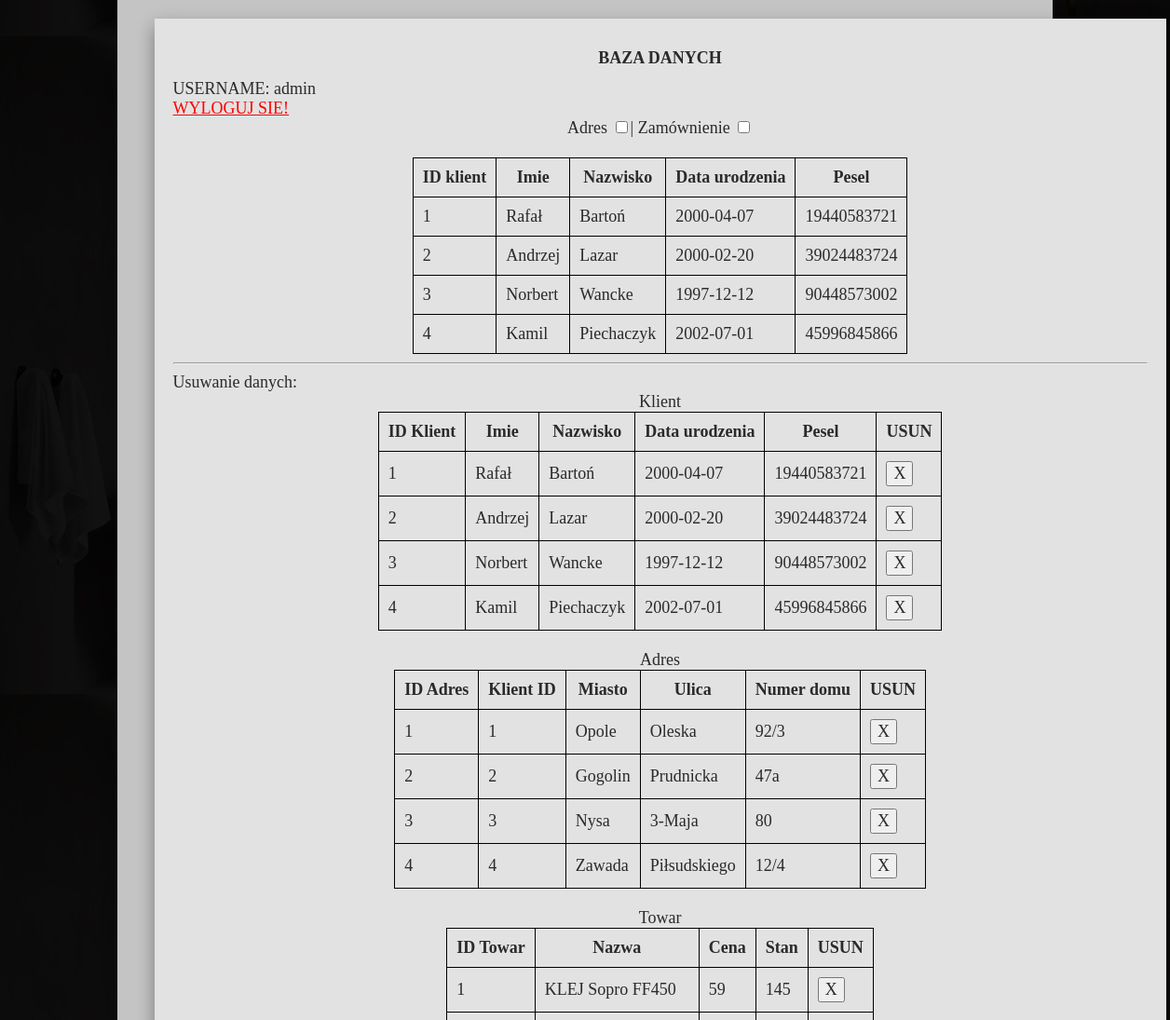
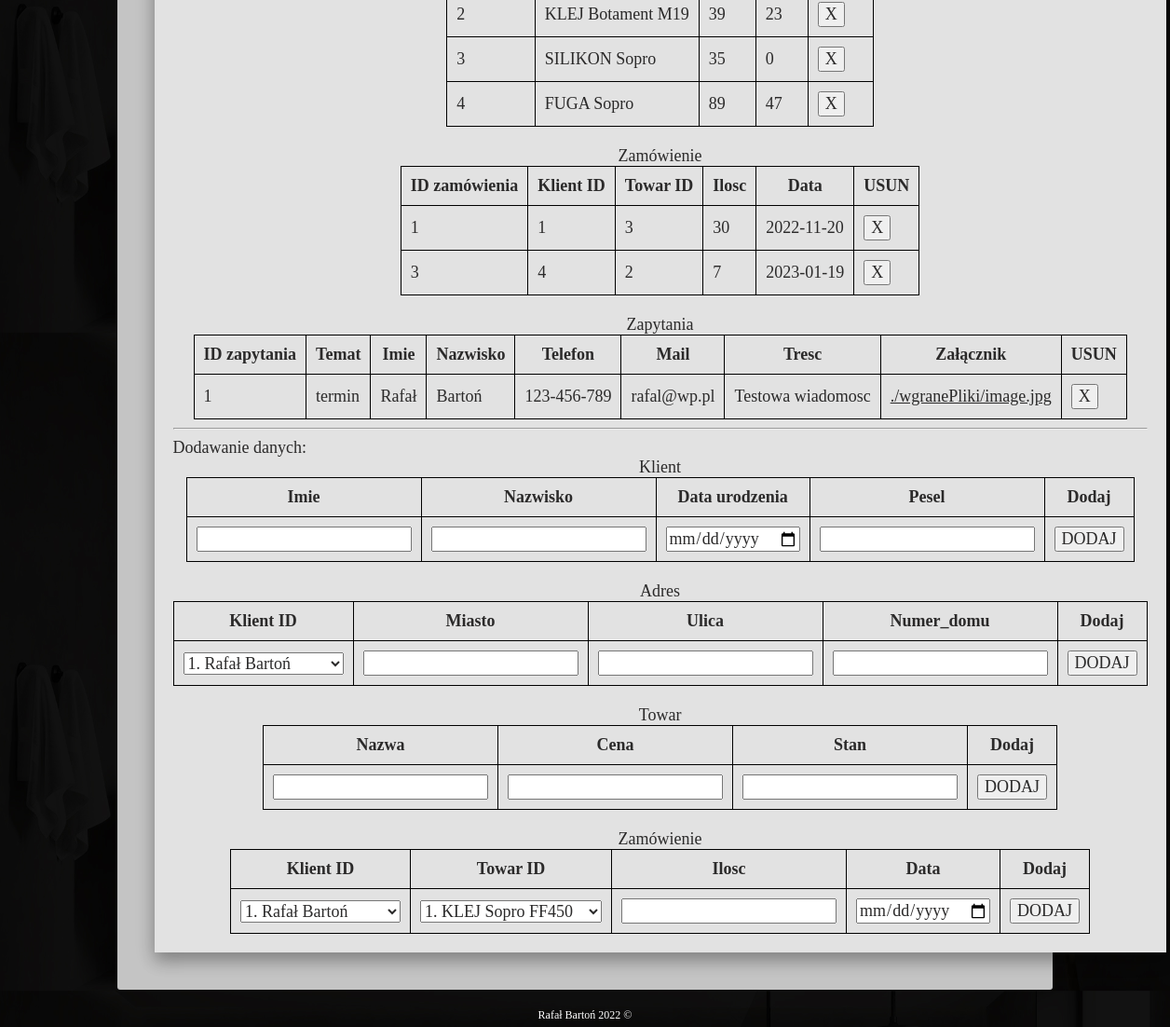
The app's page /zalog.php (signed in) with its own data (2 pictures, top to bottom).
### tables this page shows
CREATE TABLE `klient` (
  `id_klient` int(11) NOT NULL,
  `Imie` text NOT NULL,
  `Nazwisko` text NOT NULL,
  `data_ur` date NOT NULL,
  `pesel` varchar(11) NOT NULL
);

CREATE TABLE `adres` (
  `id_adres` int(11) NOT NULL,
  `klient_id` int(11) NOT NULL,
  `miasto` text NOT NULL,
  `ulica` text NOT NULL,
  `numer_domu` varchar(10) NOT NULL
);

CREATE TABLE `towar` (
  `id_towar` int(11) NOT NULL,
  `nazwa` text NOT NULL,
  `cena` double NOT NULL,
  `stan` int(11) NOT NULL
);

CREATE TABLE `zamowienie` (
  `id_zam` int(11) NOT NULL,
  `klient_id` int(11) NOT NULL,
  `towar_id` int(11) NOT NULL,
  `ilosc` int(11) NOT NULL,
  `data` date NOT NULL
);

CREATE TABLE `zapytanie` (
  `id_zap` int(11) NOT NULL,
  `temat` text NOT NULL,
  `imie` text NOT NULL,
  `nazwisko` text NOT NULL,
  `telefon` text NOT NULL,
  `mail` text NOT NULL,
  `tresc` text NOT NULL,
  `zalacznik` text NOT NULL
);

### zalog.php (the view, shortened to what this page needs)
<!DOCTYPE html>
<html lang="PL">
<head>
    <link rel="stylesheet" href="style.css">
    <link rel="stylesheet" href="respo.css">
    <link rel="stylesheet" href="fontello/css/animation.css">
    <link rel="stylesheet" href="fontello/css/fontello.css">
</head>
<body>
<?php
    $baza = new mysqli("localhost","root","","strona_studia");
    $baza->set_charset("utf8");
?>
    <div id="wrapper" >
        <div id="main">
        <div class="respo_1">
            <div class="respo_2 prod">
                <h1 class="center"> BAZA DANYCH</h1>
                <div>
                    <p>USERNAME: <?=$_SESSION['login']?></p>
                    <p style="text-align: left;"><a style="color:red;" href="wylog.php">WYLOGUJ SIE!</a></p>
                    <p style="text-align:center;">
                    <span>Adres </span><input type="checkbox" name="c" id="check1" onchange="tabelka()"><span>|</span>
                    <span>Zamównienie </span><input type="checkbox" name="c2" id="check2" onchange="tabelka()"><br>
                    <br>
                    </p>
                    <table id="tab1" style="margin-left: auto; margin-right: auto;">
                        <tr>
                            <th>ID klient</th>
                            <th>Imie</th>
                            <th>Nazwisko</th>
                            <th>Data urodzenia</th>
                            <th>Pesel</th>
                        </tr>
                    <?php
                    $zap = "SELECT * FROM klient";
                    $wynik = $baza->query($zap);
                    while($pom = $wynik->fetch_assoc() ){
                       ?>
                       <tr>
                            <td><?=$pom['id_klient']?></td>
                            <td><?=$pom['Imie']?></td>
                            <td><?=$pom['Nazwisko']?></td>
                            <td><?=$pom['data_ur']?></td>
                            <td><?=$pom['pesel']?></td>
                        </tr>
                       <?php
                    }
                    ?>
                    </table>
                    <hr>
                    <p>Usuwanie danych:</p>
                    <form action="" method="post">
                    <table style="margin-left: auto; margin-right: auto;">
                    <caption>Klient</caption>
                        <tr>
                            <th>ID Klient</th>
                            <th>Imie</th>
                            <th>Nazwisko</th>
                            <th>Data urodzenia</th>
                            <th>Pesel</th>
                            <th>USUN</th>
                        </tr>
                    <?php
                    $zap = "SELECT * FROM klient";
                    $wynik = $baza->query($zap);
                    while($pom = $wynik->fetch_assoc() ){
                       ?>
                       <tr>
                            <td><?=$pom['id_klient']?></td>
                            <td><?=$pom['Imie']?></td>
                            <td><?=$pom['Nazwisko']?></td>
                            <td><?=$pom['data_ur']?></td>
                            <td><?=$pom['pesel']?></td><input type="text" hidden value="usun" name="usun_k">
                            <td><input type="submit" name="<?=$pom['id_klient']?>" VALUE="X"></td>
                        </tr>
                       <?php
                    }
                    ?>
                    </table>
                    </form>
                    <form action="" method="post">
                    <br>
                    <table style="margin-left: auto; margin-right: auto;">
                    <caption>Adres</caption>
                        <tr>
                            <th>ID Adres</th>
                            <th>Klient ID</th>
                            <th>Miasto</th>
                            <th>Ulica</th>
                            <th>Numer domu</th>
                            <th>USUN</th>
                        </tr>
                    <?php
                    $zap = "SELECT * FROM adres";
                    $wynik = $baza->query($zap);
                    while($pom = $wynik->fetch_assoc() ){
                       ?>
                       <tr>
                            <td><?=$pom['id_adres']?></td>
                            <td><?=$pom['klient_id']?></td>
                            <td><?=$pom['miasto']?></td>
                            <td><?=$pom['ulica']?></td>
                            <td><?=$pom['numer_domu']?></td><input type="text" hidden value="usun" name="usun_a">
                            <td><input type="submit" name="<?=$pom['id_adres']?>" VALUE="X"></td>
                        </tr>
                       <?php
                    }
                    ?>
                    </table>
                    </form>
                    <form action="" method="post">
                    <br>
                    <table style="margin-left: auto; margin-right: auto;">
                    <caption>Towar</caption>
                        <tr>
                            <th>ID Towar</th>
                            <th>Nazwa</th>
                            <th>Cena</th>
                            <th>Stan</th>
                            <th>USUN</th>
                        </tr>
                    <?php
                    $zap = "SELECT * FROM towar";
                    $wynik = $baza->query($zap);
                    while($pom = $wynik->fetch_assoc() ){
                       ?>
                       <tr>
                            <td><?=$pom['id_towar']?></td>
                            <td><?=$pom['nazwa']?></td>
                            <td><?=$pom['cena']?></td>
                            <td><?=$pom['stan']?></td><input type="text" hidden value="usun" name="usun_t">
                            <td><input type="submit" name="<?=$pom['id_towar']?>" VALUE="X"></td>
                        </tr>
                       <?php
                    }
                    ?>
                    </table>
                    </form>
                    <form action="" method="post">
                    <br>
                    <table style="margin-left: auto; margin-right: auto;">
                    <caption>Zamówienie</caption>
                        <tr>
                            <th>ID zamówienia</th>
                            <th>Klient ID</th>
                            <th>Towar ID</th>
                            <th>Ilosc</th>
                            <th>Data</th>
                            <th>USUN</th>
                        </tr>
                    <?php
                    $zap = "SELECT * FROM zamowienie";
                    $wynik = $baza->query($zap);
                    while($pom = $wynik->fetch_assoc() ){
                       ?>
                       <tr>
                            <td><?=$pom['id_zam']?></td>
                            <td><?=$pom['klient_id']?></td>
                            <td><?=$pom['towar_id']?></td>
                            <td><?=$pom['ilosc']?></td>
                            <td><?=$pom['data']?></td><input type="text" hidden value="usun" name="usun_z">
                            <td><input type="submit" name="<?=$pom['id_zam']?>" VALUE="X"></td>
                        </tr>
                       <?php
                    }
                    ?>
                    </table>
                    </form>
                    <form action="" method="post">
                    <br>
                    <table style="margin-left: auto; margin-right: auto;">
                    <caption>Zapytania</caption>
                        <tr>
                            <th>ID zapytania</th>
                            <th>Temat</th>
                            <th>Imie</th>
                            <th>Nazwisko</th>
                            <th>Telefon</th>
                            <th>Mail</th>
                            <th>Tresc</th>
                            <th>Załącznik</th>
                            <th>USUN</th>
                        </tr>
                    <?php
                    $zap = "SELECT * FROM zapytanie";
                    $wynik = $baza->query($zap);
                    while($pom = $wynik->fetch_assoc() ){
                       ?>
                       <tr>
                            <td><?=$pom['id_zap']?></td>
                            <td><?=$pom['temat']?></td>
                            <td><?=$pom['imie']?></td>
                            <td><?=$pom['nazwisko']?></td>
                            <td><?=$pom['telefon']?></td>
                            <td><?=$pom['mail']?></td>
                            <td><?=$pom['tresc']?></td>
                            <td><a target="_blank" href="<?=$pom['zalacznik']?>"><?=$pom['zalacznik']?></a><input type="text" hidden value="usun" name="usun_zap">
                            <td><input type="submit" name="<?=$pom['id_zap']?>" VALUE="X"></td>
                        </tr>
                       <?php
                    }
                    ?>
                    </table>
                    </form>
                    <hr>
                    <p>Dodawanie danych:</p>
                    <form action="" method="post">
                    <table style="margin-left: auto; margin-right: auto;">
                    <caption>Klient</caption>
                        <tr>
                            <th>Imie</th>
                            <th>Nazwisko</th>
                            <th>Data urodzenia</th>
                            <th>Pesel</th>
                            <th>Dodaj</th>
                        </tr>
                       <tr>
                            <td><input type="text" name="imie"></td>
                            <td><input type="text" name="nazwisko"></td>
                            <td><input type="date" name="data"></td>
                            <td><input type="text" name="pesel"></td><input type="text" hidden value="dodaj" name="dodaj_k">
                            <td><input type="submit"  VALUE="DODAJ"></td>
                        </tr>
                    </table>
                    </form>
                    <br>
                    <form action="" method="post">
                    <table style="margin-left: auto; margin-right: auto;">
                    <caption>Adres</caption>
                        <tr>
                            <th>Klient ID</th>
                            <th>Miasto</th>
                            <th>Ulica</th>
                            <th>Numer_domu</th>
                            <th>Dodaj</th>
                        </tr>
                       <tr>
                            <td>
                                <select name="id" >
                                    <?php
                                    $zap = "SELECT * FROM klient";
                                    $wynik = $baza->query($zap);
                                    while($pom = $wynik->fetch_assoc() ){
                                        ?>
                                        <option value="<?=$pom['id_klient']?>"><?=$pom['id_klient']?>. <?=$pom['Imie']?> <?=$pom['Nazwisko']?></option>
                                        <?php
                                    }
                                    ?>
                                </select>
                            </td>
                            <td><input type="text" name="miasto"></td>
                            <td><input type="text" name="ulica"></td>
                            <td><input type="text" name="numer_dom"></td><input type="text" hidden value="dodaj" name="dodaj_a">
                            <td><input type="submit"  VALUE="DODAJ"></td>
                        </tr>
                    </table>
                    </form>
                    <br>
                    <form action="" method="post">
                    <table style="margin-left: auto; margin-right: auto;">
                    <caption>Towar</caption>
                        <tr>
                            <th>Nazwa</th>
                            <th>Cena</th>
                            <th>Stan</th>
                            <th>Dodaj</th>
                        </tr>
                       <tr>
                            <td><input type="text" name="nazwa"></td>
                            <td><input type="number" name="cena"></td>
                            <td><input type="number" name="stan"></td><input type="text" hidden value="dodaj" name="dodaj_t">
                            <td><input type="submit"  VALUE="DODAJ"></td>
                        </tr>
                    </table>
                    </form>
                    <br>
                    <form action="" method="post">
                    <table style="margin-left: auto; margin-right: auto;">
                    <caption>Zamówienie</caption>
                        <tr>
                            <th>Klient ID</th>
                            <th>Towar ID</th>
                            <th>Ilosc</th>
                            <th>Data</th>
                            <th>Dodaj</th>
                        </tr>
                       <tr>
                            <td>
                                <select name="id" >
                                    <?php
                                    $zap = "SELECT * FROM klient";
                                    $wynik = $baza->query($zap);
                                    while($pom = $wynik->fetch_assoc() ){
                                        ?>
                                        <option value="<?=$pom['id_klient']?>"><?=$pom['id_klient']?>. <?=$pom['Imie']?> <?=$pom['Nazwisko']?></option>
                                        <?php
                                    }
                                    ?>
                                </select>
                            </td>
                            <td>
                                <select name="id_t" >
                                    <?php
                                    $zap = "SELECT * FROM towar";
                                    $wynik = $baza->query($zap);
                                    while($pom = $wynik->fetch_assoc() ){
                                        ?>
                                        <option value="<?=$pom['id_towar']?>"><?=$pom['id_towar']?>. <?=$pom['nazwa']?></option>
                                        <?php
                                    }
                                    ?>
                                </select>
                            </td>
                            <td><input type="number" name="ilosc"></td>
                            <td><input type="date" name="data"></td><input type="text" hidden value="dodaj" name="dodaj_zam">
                            <td><input type="submit"  VALUE="DODAJ"></td>
                        </tr>
                    </table>
                    </form>
                </div>
            </div>
        </div>
    </div>
    </div>
    <p class="stopka">Rafał Bartoń 2022 &copy;</p>
</body>
</html>

### records on screen
klient: id_klient "1", Imie "Rafał", Nazwisko "Bartoń", data_ur "2000-04-07", pesel "19440583721"
klient: id_klient "2", Imie "Andrzej", Nazwisko "Lazar", data_ur "2000-02-20", pesel "39024483724"
klient: id_klient "3", Imie "Norbert", Nazwisko "Wancke", data_ur "1997-12-12", pesel "90448573002"
klient: id_klient "4", Imie "Kamil", Nazwisko "Piechaczyk", data_ur "2002-07-01", pesel "45996845866"
adres: id_adres "1", klient "1", miasto "Opole", ulica "Oleska", numer_domu "92/3"
adres: id_adres "2", klient "2", miasto "Gogolin", ulica "Prudnicka", numer_domu "47a"
adres: id_adres "3", klient "3", miasto "Nysa", ulica "3-Maja", numer_domu "80"
adres: id_adres "4", klient "4", miasto "Zawada", ulica "Piłsudskiego", numer_domu "12/4"
towar: id_towar "1", nazwa "KLEJ Sopro FF450", cena "59", stan "145"
towar: id_towar "2", nazwa "KLEJ Botament M19", cena "39", stan "23"
towar: id_towar "3", nazwa "SILIKON Sopro", cena "35", stan "0"
towar: id_towar "4", nazwa "FUGA Sopro", cena "89", stan "47"
zamowienie: id_zam "1", klient "1", towar "3", ilosc "30", data "2022-11-20"
zamowienie: id_zam "3", klient "4", towar "2", ilosc "7", data "2023-01-19"
zapytanie: id_zap "1", temat "termin", imie "Rafał", nazwisko "Bartoń", telefon "123-456-789", mail "rafal@wp.pl", tresc "Testowa wiadomosc", zalacznik "./wgranePliki/image.jpg"

### other values on screen
$_SESSION['login'] "admin"
form field id "1. Rafał Bartoń"
form field id_t "1. KLEJ Sopro FF450"
